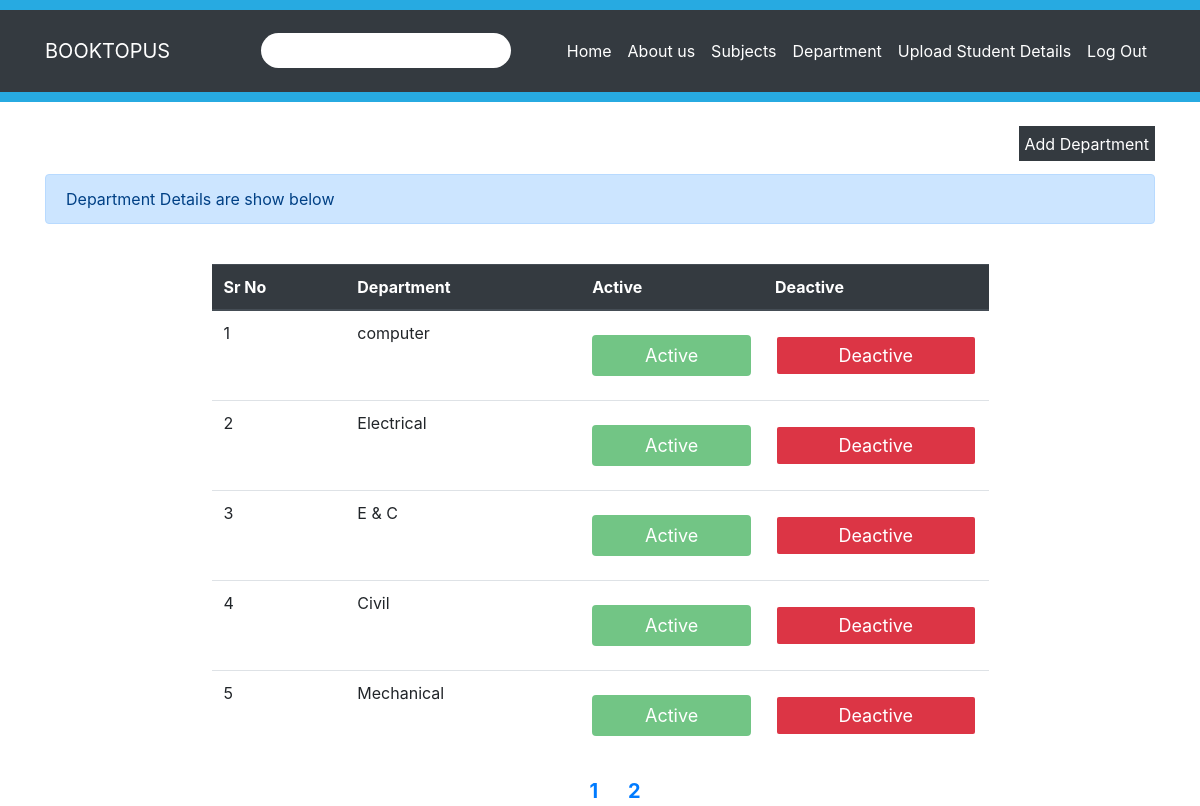
/admin_dept.php (signed in), run on the app's committed database.
### tables this page shows
CREATE TABLE `btp_departments` (
  `dept_id` bigint(15) NOT NULL,
  `dept_name` varchar(20) NOT NULL,
  `dept_status` enum('active','deactive') NOT NULL
);

### admin_dept.php (the view, shortened to what this page needs)
<?php
    include("include/Connection.php");
    $i=1;
    if(!isset($_SESSION['login_id']))
    {
        header("location:login.php");
    }
    else{
        if($_SESSION['user_type']=="admin")
        {
            include("Navbar1.php");
        ?>
    <html>
        <head>
            <link rel="stylesheet" href="https://stackpath.bootstrapcdn.com/bootstrap/4.4.1/css/bootstrap.min.css"
>
            <link href="https://stackpath.bootstrapcdn.com/font-awesome/4.7.0/css/font-awesome.min.css" rel="stylesheet"
>
            <link rel="stylesheet" href="css/index.css" />
        </head>
        <body>
            <br>
            <div class="container">
                <a href="Add_Department.php"><button style="float:right;border:none;height:35px" type="button"class="btn-success bg-dark">Add Department</button></a>
                <br>
                <br>
                <div class="alert alert-primary justify-content-center" role="alert">Department
	    		Details are show below</div>
                <br>
                <table class="table" style="width:70%;margin-left:auto;margin-right:auto">
                    <thead class="thead-dark">
                        <tr>
                            <th scope="col">Sr No</th>
                            <th scope="col">Department</th>
                            <th scope="col">Active</th>
                            <th scope="col">Deactive</th>
                    </tr>
                </thead>
                <tbody>
				<?php
                    $query="select * from btp_departments limit 0,10";
                    $result=mysqli_query($con,$query);
                    while($row=mysqli_fetch_assoc($result))
                    {
				?>
                    <tr>
                        <td><?php echo $i?></td>
                        <td><?php echo $row['dept_name'] ?></td>
                        <?php if($row['dept_status']=="active")
                            {
                        ?>
                        <td><a  href="#" ><button type="button"class="btn btn-success bg-success" disabled>Active</button></a></td>
                        <td><a  href="include/deactive_status_dept.php?id=<?php echo $row['dept_id'] ?>" ><button type="button"class="btn btn-danger bg-danger">Deactive</button></a></td>
                        <?php
                            }
                            else{
                        ?>
                        <td><a  href="include/active_status_dept.php?id=<?php echo $row['dept_id'] ?>" ><button type="button"class="btn btn-success bg-success">Active</button></a></td>
                        <td><a  href="#"><button type="button" class="btn btn-danger bg-danger" disabled>Deactive</button></a></td>
                        <?php
                            }
                         $i=$i+1; ?>
                    </tr>
				<?php
					}
				?>
                </tbody>
            </table>
            <?php
                $paging="select * from btp_users";
                $check=mysqli_query($con,$paging);
                $total=mysqli_num_rows($check);
                $v=$total/3;
                $p=ceil($v);
				echo "<div align='center'>";
                for($i=1;$i<=$p;$i++)
                    {
                        echo "<a href='admin_index.php?page=".$i."' style='font-weight:bold;font-size:20px;margin-left:30px;text-decoration:none;'>".$i."</a>";
                    }
				echo "</div>";
            ?>
        </div>
    </body>
</html>
        <?php
        }
        else
        {
            echo "<script>alert('Do not try to system Hack . You are not Admin !!!!');
			    window.location.href='../login.php';
			    </script>";
        }
    }
?>

### css/index.css (style rules this page uses)
.btn { width: 100%; background: none; border: 2px solid white; color: white; padding: 5px; font-size: 18px; cursor: pointer; margin: 12px 0; }
::placeholder { color: white; }

### data on the page
btp_departments: dept_name "computer"
btp_departments: dept_name "Electrical"
btp_departments: dept_name "E & C"
btp_departments: dept_name "Civil"
btp_departments: dept_name "Mechanical"
